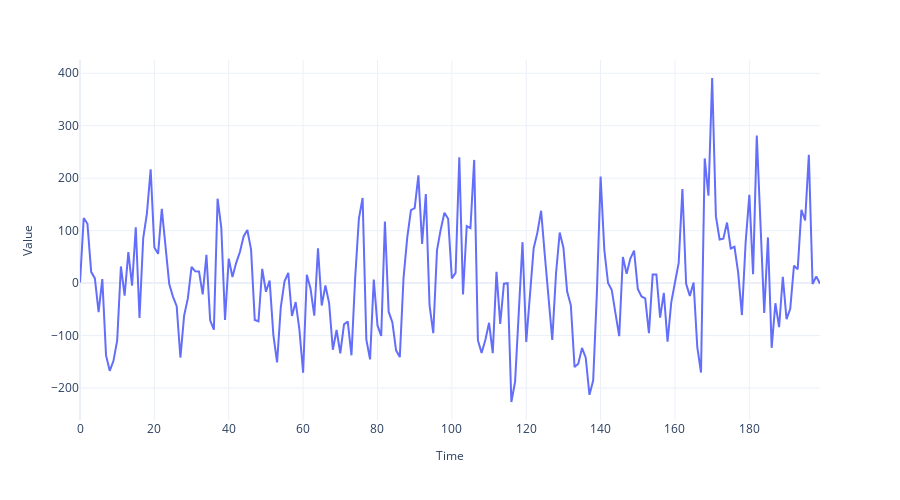

The cell this chart's notebook holds for it:
### Markdown cell above
Red Noise

### Code cell
# Setting the correlation coefficient
r = 0.4
# Generate the time axis
time = np.arange(200)
# Generate white noise
white_noise = np.random.randn(200)*100
# Create Red Noise by introducing correlation between subsequent values in the white noise
values = np.zeros(200)
for i, v in enumerate(white_noise):
    if i==0:
        values[i] = v
    else:
        values[i] = r*values[i-1]+ np.sqrt((1-np.power(r,2))) *v
        

fig = plot_time_series(time, values, "")
if SAVE_FIGURES:
    fig.write_image("imgs/chapter_1/red_noise_process.png")
fig.show()

### Figure 1 — Plotly figure (JSON) as saved in the notebook; plotly's stock layout.template omitted (floating-point values rounded to 4 significant figures; data arrays with more than 128 entries replaced by an {"elided": "..."} marker saying what was removed)
{"data": [{"hovertemplate": "Time=%{x}<br>Value=%{y}<extra></extra>", "legendgroup": "", "line": {"color": "#636efa", "dash": "solid"}, "marker": {"symbol": "circle"}, "mode": "lines", "name": "", "orientation": "v", "showlegend": false, "type": "scatter", "x": {"elided": "200 int values"}, "xaxis": "x", "y": {"elided": "200 float values"}, "yaxis": "y"}], "layout": {"autosize": false, "height": 500, "legend": {"tracegroupgap": 0}, "margin": {"t": 60}, "title": {"font": {"size": 25}, "text": "", "x": 0.5, "xanchor": "center", "yanchor": "top"}, "width": 900, "xaxis": {"anchor": "y", "domain": [0, 1], "title": {"font": {"size": 12}, "text": "Time"}}, "yaxis": {"anchor": "x", "domain": [0, 1], "title": {"font": {"size": 12}, "text": "Value"}}}}
